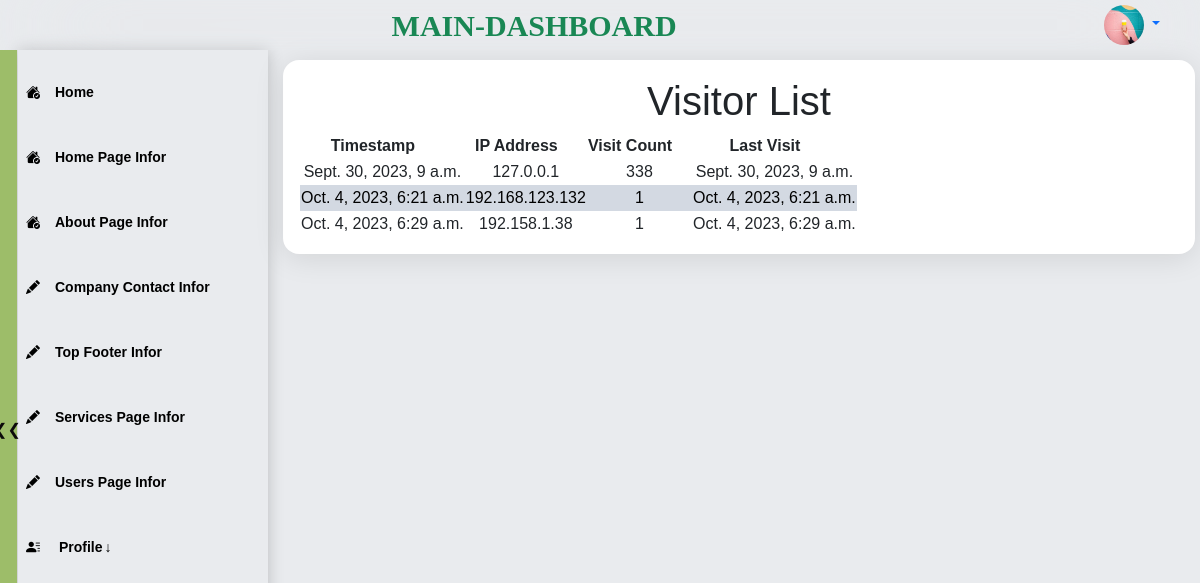
Page /visit-list/ (signed in) on the earlier database version.
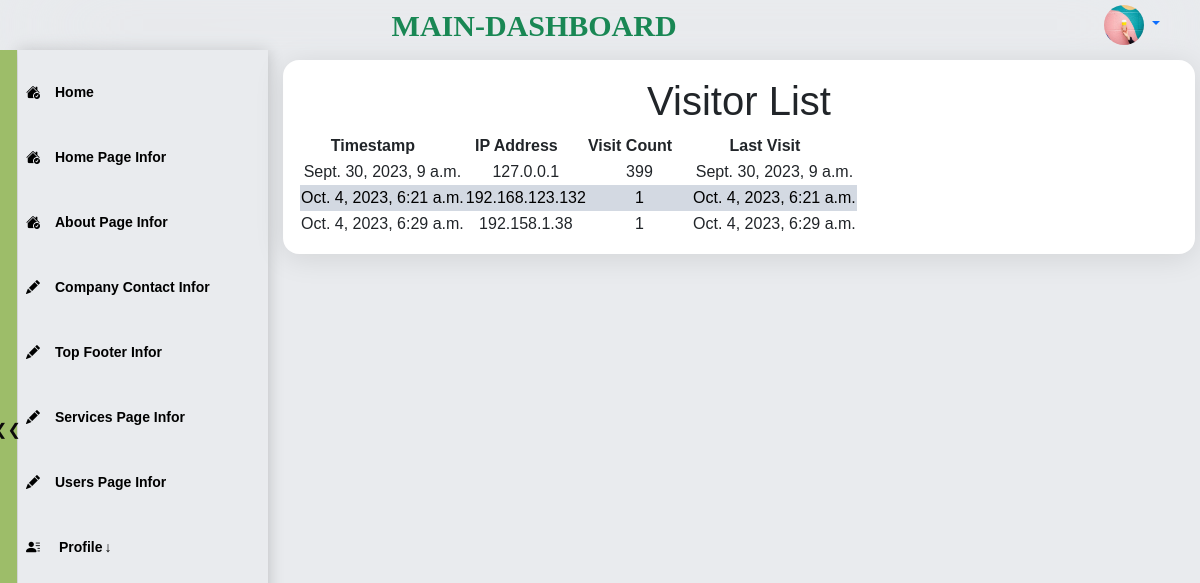
Same page on the later database version.
### visitors_counter/models.py (models this page shows, shortened)
class Visit(models.Model):
    timestamp = models.DateTimeField(default=timezone.now)
    ip_address = models.GenericIPAddressField()
    visit_count = models.PositiveIntegerField(default=1)
    last_visit = models.DateTimeField(default=timezone.now)  # Add this line for last_visit
    @classmethod
    def get_total_visitors_and_visits(cls):
        total_visitors = cls.objects.aggregate(total_visitors=Count('ip_address', distinct=True))
        total_visits = cls.objects.aggregate(total_visits=Sum('visit_count'))
        return total_visitors['total_visitors'], total_visits['total_visits']

### visitors_counter/admin_views/visitors_count_views.py (the view)
# urls.py: path('visit-list/', visit_list, name='visit_list'),
def visit_list(request):
    total_visitors, total_visits = Visit.get_total_visitors_and_visits()
    visitors = Visit.objects.all()
    return render(request, 'maindashboard/visitors_counter/visit_list.html', {
        'visitors': visitors,
        'total_visitors': total_visitors,
        'total_visits': total_visits,
    })

### templates/maindashboard/visitors_counter/visit_list.html (shortened to what this page needs)
{% extends 'maindashboard/dashboard_base.html'  %}
{% load static %}
{% block css %}
<link rel="stylesheet" href="{% static 'css/description.css' %}" type="text/css">
<link rel="stylesheet" href="{% static 'css/contact.css' %}" type="text/css">
{% endblock css %}
{% block content %}
<section class="s2 contact ">
    <div id="contact-page" class="item container">
        <h1>Visitor List</h1>
        <table>
            <thead>
                <tr>
                    <th>Timestamp</th>
                    <th>IP Address</th>
                    <th>Visit Count</th>
                    <th>Last Visit</th>
                </tr>
            </thead>
            <tbody>
                {% for visitor in visitors %}
                <tr>
                    <td>{{ visitor.timestamp }}</td>
                    <td>{{ visitor.ip_address }}</td>
                    <td>{{ visitor.visit_count }}</td>
                    <td>{{ visitor.last_visit }}</td>
                </tr>
                {% endfor %}
            </tbody>
        </table>
    </div>
</section>
{% endblock%}

Differences in the rows shown:
changed Visit "Sept. 30, 2023, 9 a.m.": visit_count "338" → "399"
